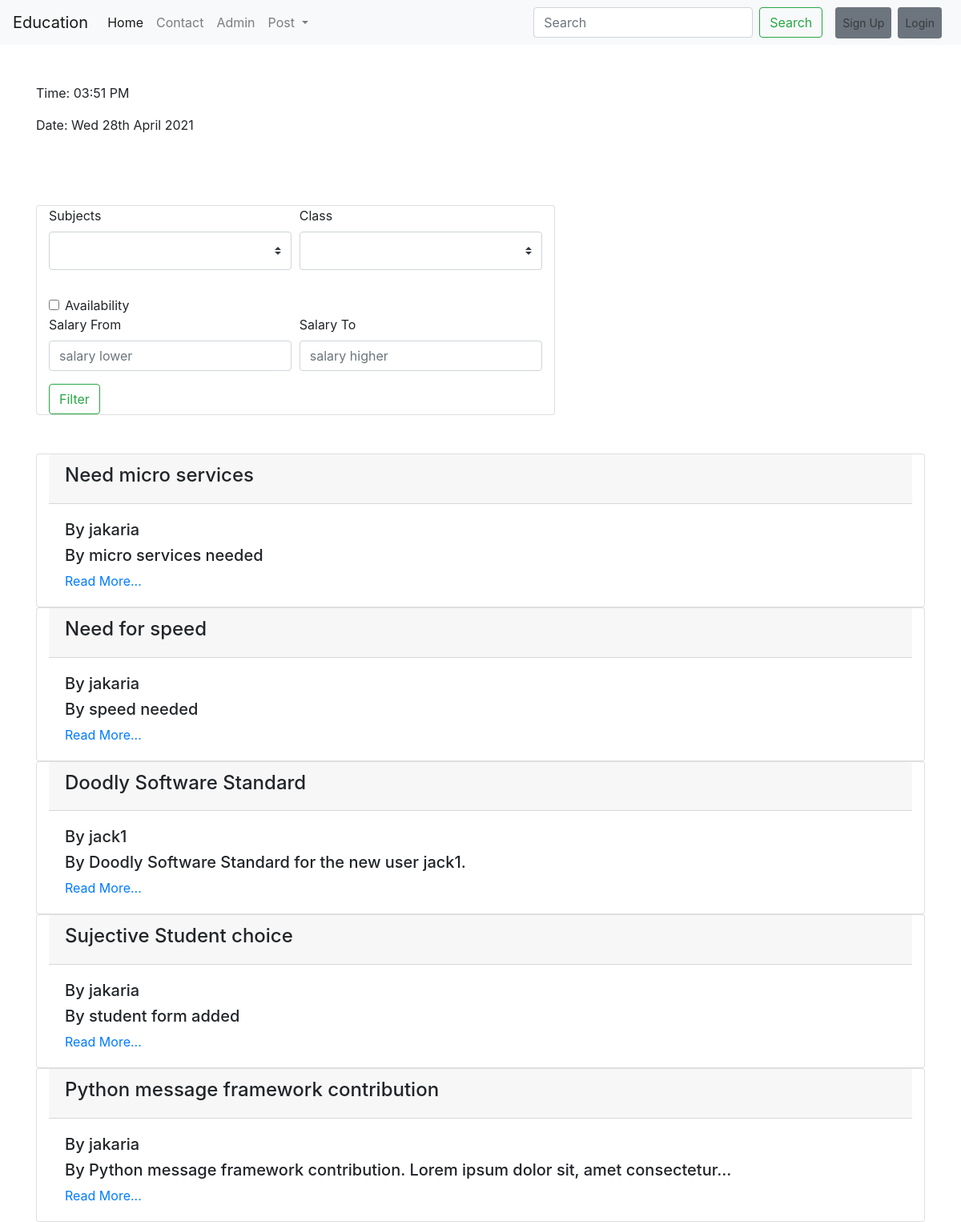
Page /education/postlist/ on the committed database.
### education/models.py (models this page shows, shortened)
class Post(models.Model):
    CATEGORY={
        ('Teacher', 'Teacher'),
        ('Student', 'Student'),
    }
    MEDIUM =(
        ('bangla', 'bangla'),
        ('english', 'english'),
        ('hindi', 'hindi'),
        ('mandarin', 'mandarin'),
    )
    user = models.ForeignKey(User, on_delete=models.CASCADE, blank=True, null=True)
    id = models.AutoField(primary_key=True)
    title = models.CharField(max_length=100)
    slug = models.CharField(max_length=100, default=title)
    email = models.EmailField()
    salary = models.FloatField()
    details = models.TextField()
    available = models.BooleanField()
    category = models.CharField(max_length=100, choices=CATEGORY)
    created_at = models.DateTimeField(default=now)
    image = models.ImageField(default="default.jpg", upload_to="education/images")
    medium = MultiSelectField(max_length=100, max_choices=4, choices=MEDIUM, default='english')
    subject=models.ManyToManyField(Subject,related_name='subject_set')
    class_in=models.ManyToManyField(Classs_in,related_name='class_set')
    likes= models.ManyToManyField(User, related_name='like_set')
    views= models.ManyToManyField(User, related_name='view_set')
    def details_short(self):
        details_words=self.details.split(' ')
        if len(details_words) >10:
            return ' '.join(details_words[:10])+ "..."
        else:
            return self.details
    objects=models.Manager() #buildin manager
    items=PostManager() #Custom manager

### education/views.py (the view)
# urls.py: path('postlist/', postView.as_view() , name="postlist"),
class postView(ListView):
    template_name = "education/postlist.html"
    model=Post
    context_object_name="posts"
    queryset= Post.objects.all()
    def get_context_data(self, *args, **kwargs):
        context=super().get_context_data(*args, **kwargs)
        context['posts']=context.get('object_list')
        context['subjects']= Subject.objects.all()
        context['classes']= Classs_in.objects.all()
        return context

### education/models.py (called while the page is built)
    def __str__(self):
        return self.name

    def __str__(self):
        return self.name

### templates/education/postlist.html (shortened to what this page needs)
{% extends 'basic.html' %}
{% block body %}
{{msg}}<br>
<div class="card col-md-7 mb-5 mt-5">
    <form action="/education/filter/" method="post">
        <div class="form-row">
            <div class="form-group col-md-6">
                <label for="inputselector">Subjects</label>
                <select class="custom-select custom-select-lg mb-3" id="inputselector" name="subject">
                <option ></option>
                {% for i in subjects %}
                <option value="{{i}}">{{i}}</option>
                {% endfor %}
                </select>
            </div>
            <div class="form-group col-md-6">
                <label for="inputselector">Class</label>
                <select class="custom-select custom-select-lg mb-3" id="inputselector" name="classs_in">
                <option ></option>
                {% for i in classes %}
                <option value="{{i}}">{{i}}</option>
                {% endfor %}
                </select>
            </div>
        </div>
        <div class="form-check">
            <input class="form-check-input" type="checkbox" name="available" id="defaultCheck1">
            <label class="form-check-label" for="defaultCheck1" name="available">
                Availability
            </label>
        </div>
        <div class="form-row">
            <div class="form-group col-md-6">
            <label for="inputEmail4">Salary From</label>
            <input type="number" class="form-control" id="inputEmail4" name="salary_from" placeholder="salary lower">
            </div>
            <div class="form-group col-md-6">
            <label for="inputPassword4">Salary To</label>
            <input type="number" class="form-control" id="inputPassword4" name="salary_to" placeholder="salary higher">
            </div>
        </div>
        <button class="text-center btn btn-outline-success my-2 my-sm-0 mb-5" type="submit">Filter</button>
    </form>
</div>
{% for p in posts %}
<div class="card col-md-12">
<div class="card-header"> <h4>{{p.title}}</h4></div>
    <div class="card-body">
   <h5>By {{p.user.username}}</h5>
   <h5>By {{p.details_short}}</h5>
   <a href="/education/postdetail/{{p.id}}">Read More...</a> <br>
   </div>
</div>
{% endfor %}
{% endblock body %}

### rows in the picture
Post: title "Need micro services", user.username "jakaria", details_short "micro services needed"
Post: title "Need for speed", user.username "jakaria", details_short "speed needed"
Post: title "Doodly Software Standard", user.username "jack1", details_short "Doodly Software Standard for the new user jack1."
Post: title "Sujective Student choice", user.username "jakaria", details_short "student form added"
Post: title "Python message framework contribution", user.username "jakaria", details_short "Python message framework contribution. Lorem ipsum dolor sit, amet consectetur..."
